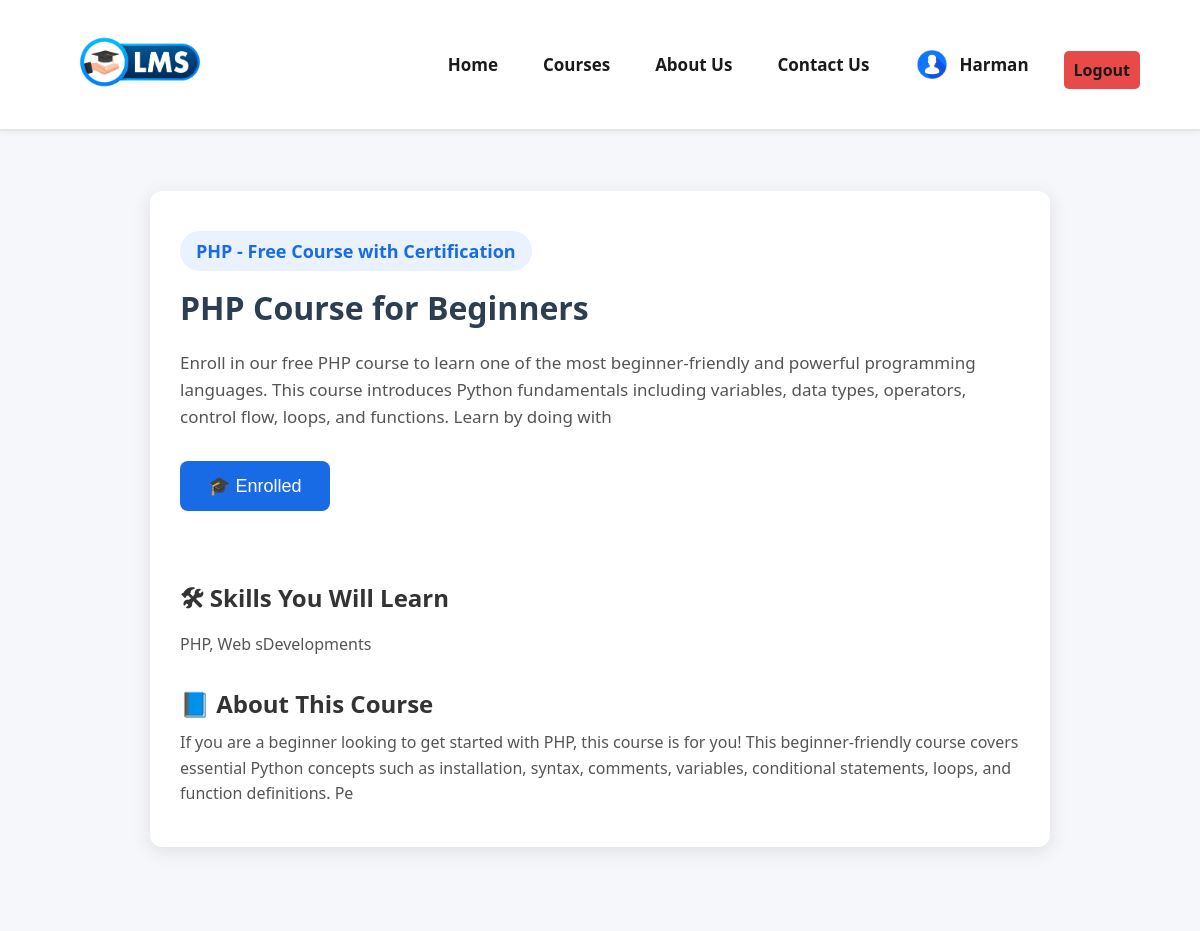
/course_intro.php?id=1 (signed in), run on the app's committed database.
### tables this page shows
CREATE TABLE `course` (
  `id` int(11) NOT NULL,
  `course_name` varchar(30) NOT NULL,
  `description` varchar(255) NOT NULL,
  `skills` varchar(30) NOT NULL,
  `about` varchar(255) NOT NULL,
  `image` varchar(255) NOT NULL,
  `deleted_at` datetime(6) DEFAULT NULL
);

### course_intro.php (the view, shortened to what this page needs)
<?php
include "header.php";
include "config.php";
if (isset($_GET['id'])) {
    $course_id = $_GET['id'];
    $sql = "SELECT * FROM course WHERE id = $course_id";
    $result = $conn->query($sql);
    $row = $result->fetch_assoc();
}
?>
<div class="course-container">
    <div class="course-wrapper">
        <h2 class="course-badge"><?php echo $row["course_name"]; ?> - Free Course with Certification</h2>
        <h1 class="course-title"><?php echo $row["course_name"]; ?> Course for Beginners</h1>
        <p class="course-description"><?php echo $row["description"]; ?></p>
        <?php
            $enrolled = false;
            if(isset($_SESSION['user_id'])){
            $user_id=$_SESSION['user_id'];
            $sql="SELECT enrolled_courses from enrolled WHERE user_id ='$user_id'";
            $result= $conn->query($sql);
            $rows=$result->fetch_assoc();
            $enrolled_course = isset($rows['enrolled_courses']) ? $rows['enrolled_courses'] : '';
            $enrolled_courses_array= array_map('trim', explode(' ',$enrolled_course));
            if (in_array($course_id, $enrolled_courses_array)) {
                $enrolled = true;
                ?>
                <button class="enroll-btn" onclick="location.href='enroll.php?id=<?php echo $row['id'];?>'">🎓 Enrolled</button>
                <?php
            }
            if($enrolled==false){
        ?>
        <button class="enroll-btn" onclick="location.href='enroll.php?id=<?php echo $row['id'];?>'">🎓 Enroll for Free</button>
         <?php }}?>
        <div class="course-section">
            <h2>🛠 Skills You Will Learn</h2>
            <p><?php echo $row["skills"]; ?></p>
        </div>
        <div class="course-section">
            <h2>📘 About This Course</h2>
            <p><?php echo $row["about"]; ?></p>
        </div>
    </div>
</div>

### style.css (style rules this page uses)
* { margin: 0; padding: 0; }
html { scroll-behavior: smooth; }
body { font-family: 'Segoe UI', Tahoma, Geneva, Verdana, sans-serif; }
* { margin: 0; padding: 0; box-sizing: border-box; }
.course-container { background-color: #f5f7fa; padding: 60px 20px; min-height: 100vh; font-family: 'Segoe UI', Tahoma, Geneva, Verdana, sans-serif; }
.course-wrapper { background: #fff; max-width: 900px; margin: auto; padding: 40px 30px; border-radius: 12px; box-shadow: 0 4px 20px rgba(0, 0, 0, 0.1); }
.course-badge { font-size: 18px; font-weight: 600; color: #196ae5; background-color: #eaf2ff; padding: 8px 16px; border-radius: 20px; display: inline-block; margin-bottom: 15px; }
.course-title { font-size: 32px; margin-bottom: 20px; color: #2c3e50; }
.course-description { font-size: 17px; line-height: 1.6; margin-bottom: 30px; color: #555; }
.enroll-btn { background-color: #196ae5; padding: 14px 28px; font-size: 18px; color: white; border: none; border-radius: 8px; cursor: pointer; transition: background-color 0.3s ease; margin-bottom: 40px; }
.course-section { margin-top: 30px; }
.course-section h2 { font-size: 24px; color: #333; margin-bottom: 10px; }
.course-section p { font-size: 16px; line-height: 1.6; color: #555; }

### data on the page
course: course_name "PHP", description "Enroll in our free PHP course to learn one of the most beginner-friendly and powerful programming languages. This course introduces Python fundamentals including variables, data types, operators, control flow, loops, and functions. Learn by doing with", skills "PHP, Web sDevelopments", about "If you are a beginner looking to get started with PHP, this course is for you! This beginner-friendly course covers essential Python concepts such as installation, syntax, comments, variables, conditional statements, loops, and function definitions. Pe"

### other printed values
$_SESSION['name'] "Harman"
